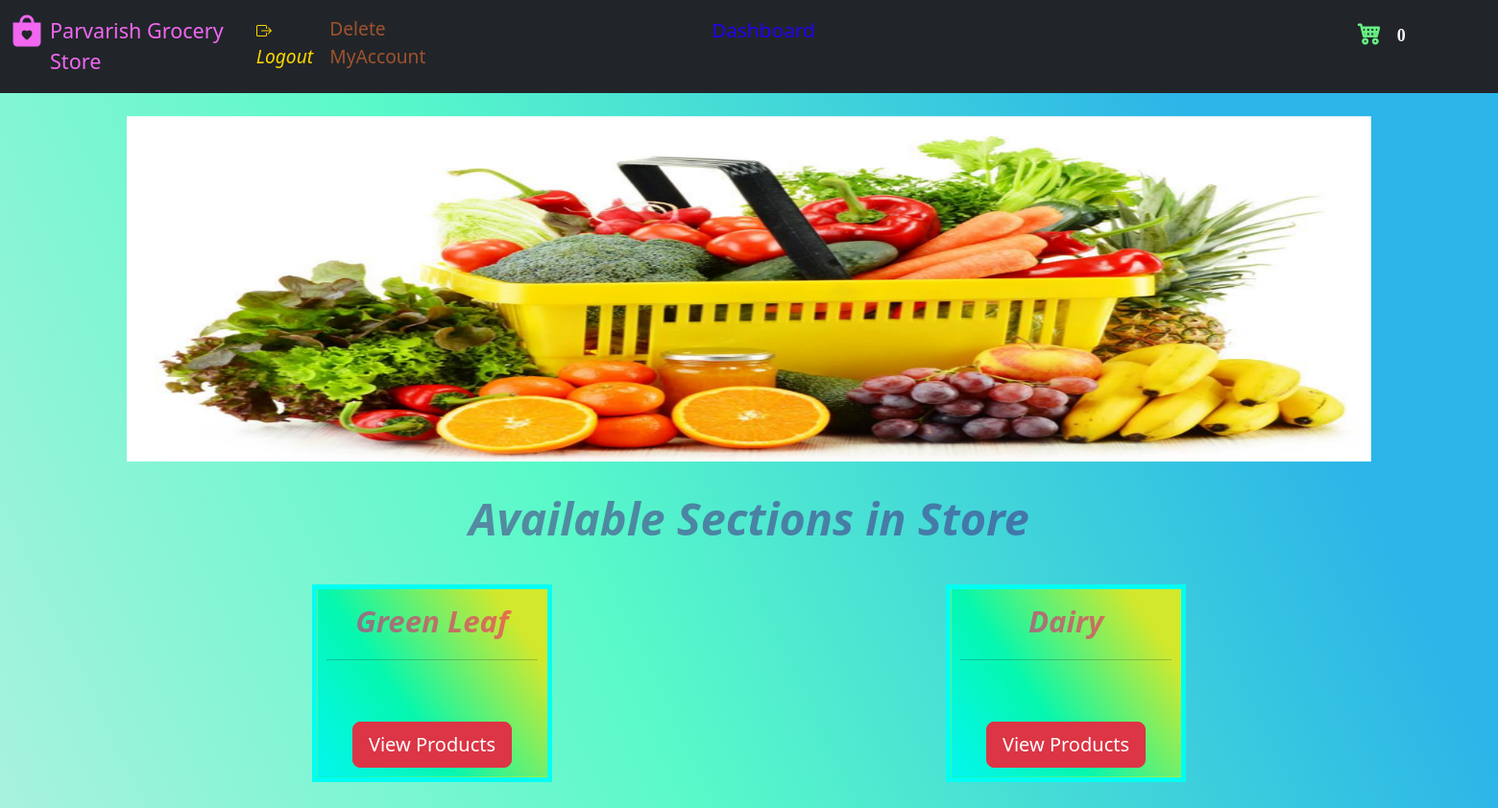
Before: /store (signed in) with the older database file.
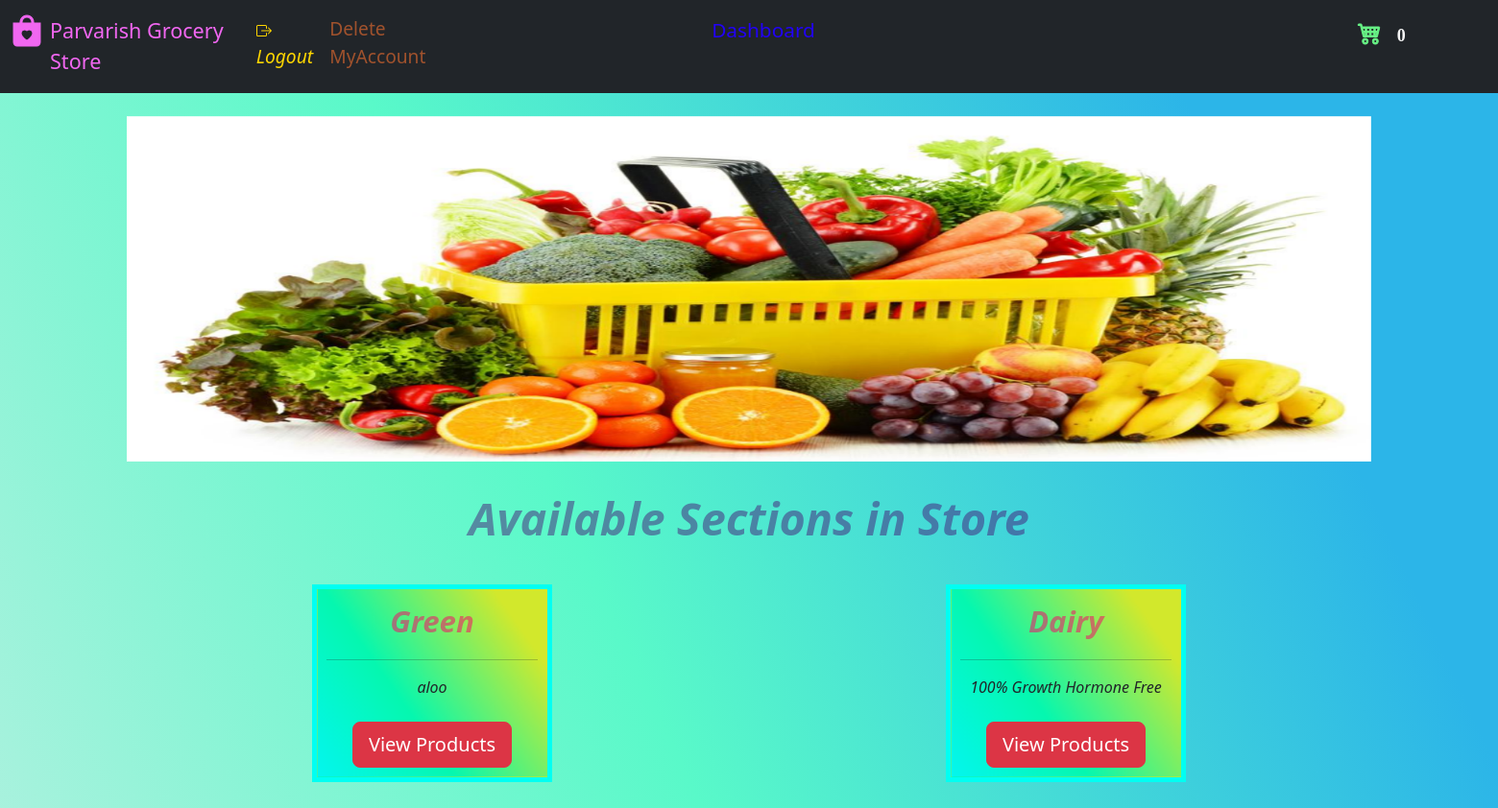
After: the same page with the newer database file.
### website/model.py (models this page shows)
class Category(db.Model):
    category_Name = db.Column(db.String(), nullable=False, unique=True)
    category_Id = db.Column(db.Integer(), primary_key=True)
    description = db.Column(db.String())
    managedBy_Id = db.Column(db.Integer(), db.ForeignKey('store.id'))
    catalog = db.relationship('Product', backref='parent')

### website/views.py (the view)
@login_required
@Views.route('/customer_dash')
@Views.route('/store')
def Store_front():
    user_id = session['id']
    user_role = session['role']
    if 'carte' not in session:
        session['carte'] = []
    if not session['carte']:
        products_cart_1 = []
    if session['carte']:
        products_cart_1 = session['carte']
    manager_1 = False
    if user_role == 'Customer':
        customer = Customer.query.get(user_id)
        categories = Category.query.all()
        return render_template('storefront.html', categories=categories, name=customer.username, id=customer.id, cart=products_cart_1)
    elif user_role == 'Manager':
        manager = Store.query.get(user_id)
        categories = Category.query.filter(
            Category.managedBy_Id == user_id).all()
        manager_1 = True
        return render_template('storefront.html', categories=categories, name=manager.username, id=manager.id, cart=products_cart_1, manager_1=manager_1)
    else:
        return render_template("landing_page.html")

### website/auth.py (called while the page is built)
@App.login_manager.user_loader
def load_customer(id):
    if id is not None:
        return Customer.query.get(int(id))
    return None

### website/templates/storefront.html (shortened to what this page needs)
<!DOCTYPE html>
<html lang="en">
  <head>
    <link
      href="https://cdn.jsdelivr.net/npm/bootstrap@5.3.0/dist/css/bootstrap.min.css"
      rel="stylesheet"
    />
    <link
      rel="stylesheet"
      href="https://cdn.jsdelivr.net/npm/bootstrap-icons@1.10.5/font/bootstrap-icons.css"
    />
  </head>
  <body>
    <nav class="navbar navbar-expand-lg navbar-dark bg-dark">
      <div class="container-fluid">
        <div class="collapse navbar-collapse" id="navbar">
          <div class="navbar-nav">
            <a href="/store">
              <i
                class="bi bi-bag-heart-fill"
                style="
                  font-size: 2rem;
                  -webkit-text-stroke-width: 1px;
                  color: rgb(241, 103, 241);
                  width: 10%;
                "
              ></i>
            </a>
            <a
              href="{{ url_for('views.Store_front') }}"
              class="nav-item nav-link"
              style="
                color: rgb(241, 103, 241);
                font-size: 1.35em;
                text-decoration: none;
                display: block;
                width: 25%;
                margin-left: 0px;
              "
              >Parvarish Grocery Store</a
            ><span
              id="logout"
              style="display: block inline-block; width: 600px"
            >
              <span
                id="logout"
                style="display: block inline-block; width: 600px"
              >
                <span style="margin: auto"
                  ><i
                    ><a
                      class="nav-item nav-link"
                      style="
                        float: left;
                        color: rgb(255, 215, 0);
                        font-size: 1.2rem;
                        display: block;
                        width: 20%;
                        margin-left: 0px;
                      "
                      href="/logout"
                      >Logout</a
                    ></i
                  ></span
                ><span style="margin: auto"
                  ><a
                    class="nav-item nav-link"
                    style="
                      float: left;
                      color: rgb(160, 82, 45);
                      width: 50%;
                      margin-left: 20px;
                      font-size: 1.2rem;
                    "
                    href="/delete_account"
                    onclick="return confirm('Are you sure you want to delete the account?');"
                    >Delete MyAccount</a
                  ></span
                ></span
              ></span
            >
            {% if manager_1 %}
            <span
              id="logout"
              style="display: block inline-block; width: 900px"
            >
            <a
                class="nav-item nav-link"
                style="
                  float: right;
                  color: rgb(34, 2, 247);
                  width: 50%;
                  font-size: 1.3rem;
                  margin-right: 20px;
                "
                href="{{ url_for('views.Dash_manager') }}"
                >Dashboard</span>
               {% endif %}
            <span
              id="logout"
              style="display: block inline-block; width: 700px"
            >
            <a
               class="nav-item nav-link"
               style="
                 float: right;
                 color: rgb(34, 2, 247);
                 width: 40%;
                 font-size: 1.5rem;
                 margin-right: 20px;
               "
               href="/store/cart"
               ><i
                 class="bi bi-cart4"
                 style="
                   font-size: 1.5rem;
                   -webkit-text-stroke-width: 1px;
                   color: rgb(103, 241, 133);
                   width: 10%;
                 "
               ></i
               ><span
                 STYLE="font-family:'Verdana';margin-left :5px;color:whitesmoke"
                 class="badge badge-light"
               >{{ cart|length }}</span></a
           ></span></span
          </div>
        </div>
      </div>
    </nav>
    <section>
    <div class="container" id="content"><br />
        <div id="carouselExampleIndicators" class="carousel slide" data-ride="carousel">
          <div class="carousel-inner">
            <div class="carousel-item active">
              <img class="d-block w-100" src="{{ url_for('static', filename='carousel_111.png') }}" alt="First slide" width="50" height="150" >
            </div>
          </div>
          <a class="carousel-control-prev" href="#carouselExampleIndicators" role="button" data-slide="prev">
            <span class="carousel-control-prev-icon" aria-hidden="true"></span>
          </a>
          <a class="carousel-control-next" href="#carouselExampleIndicators" role="button"  data-slide="next">
            <span class="carousel-control-next-icon" aria-hidden="true"></span>
          </a>
        </div></section>
        <section><div>
          {% if categories|length == 0 %}
          <h1>No Offerings! Business is Shut Down for today.</h1>
          {% else %}
          <br>
          <div style="font-style: italic;color:rgba(68, 12, 114, 0.466);font-size: 3vw;" align="center"><strong>Available Sections in Store</strong></div>
          <br>
          <div class="container">
            <div class="row align-items-start">
              {% for variety in categories %}
              <div class="col">
                <table class="table"
    style="
      border: 5px solid rgb(0, 255, 242);
      /* background-color: #96d4d4; */
      width: 250px;
      margin:10px;
      table-layout: fixed;
      margin-left:auto ;
      margin-right:auto ;
    "
  >
    <tr  align="center" style="height: 200px;">
      <td class="boxes"
        style="
          padding: 10px 10px;
          width: 100%;
        "
      >
      <span style="font-style: italic;color:rgba(249, 4, 106, 0.531);font-size: 2vw;"><strong>{{ variety.category_Name }}</strong></span><br/><hr/>
        <span><em>{{ variety.description }}</em></span><br/><br/>
        <span><a href="/store/{{ variety.category_Name }}/products"><input type="button" class="btn btn-danger btn-lg" style="margin: auto;" type="submit" value="View Products" /></a></span>
      </td>
      </tr></table>
              </div>
            {% endfor %}
            </div>
          </div></section>
          {% endif %}
  </body>
</html>

### website/templates/storefront.html (style rules this page uses)
.navbar { margin-bottom: 0; border-radius: 0; }
.carousel-inner img { margin: auto; min-height: 200px; width: 100%; height: 360px; }
.boxes { background: linear-gradient( 55deg, #04f6ee 0%, #05f7af 38%, #d2e82c 85% ) }
td { word-wrap: break-word; }
html { scroll-behavior: smooth; }
body { height: 2000px; background: linear-gradient( 65deg, #e2ecec 0%, #59f9c9 51%, #2cb5e8 85% ); }

Changed rows visible on the page:
changed Category: category_Name "Green Leaf" → "Green"; description (not shown) → "aloo"
changed Category "Dairy": description (not shown) → "100% Growth Hormone Free"
